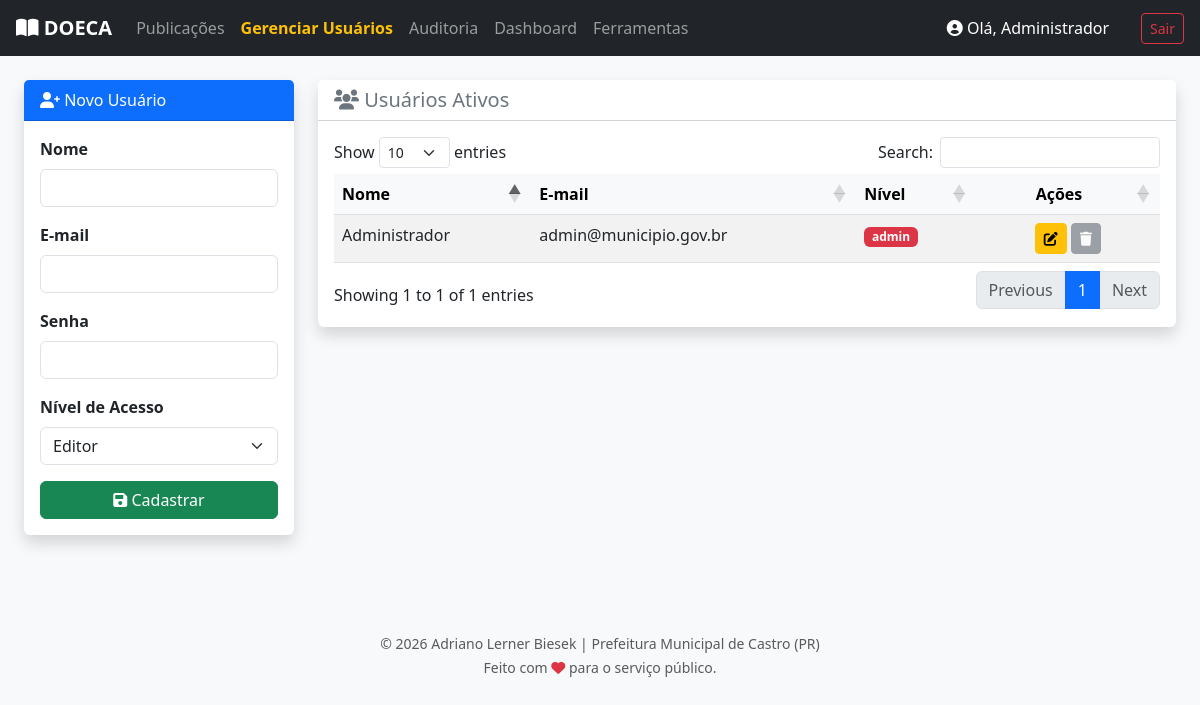
Page /admin/usuarios.php (signed in) on the earlier database version.
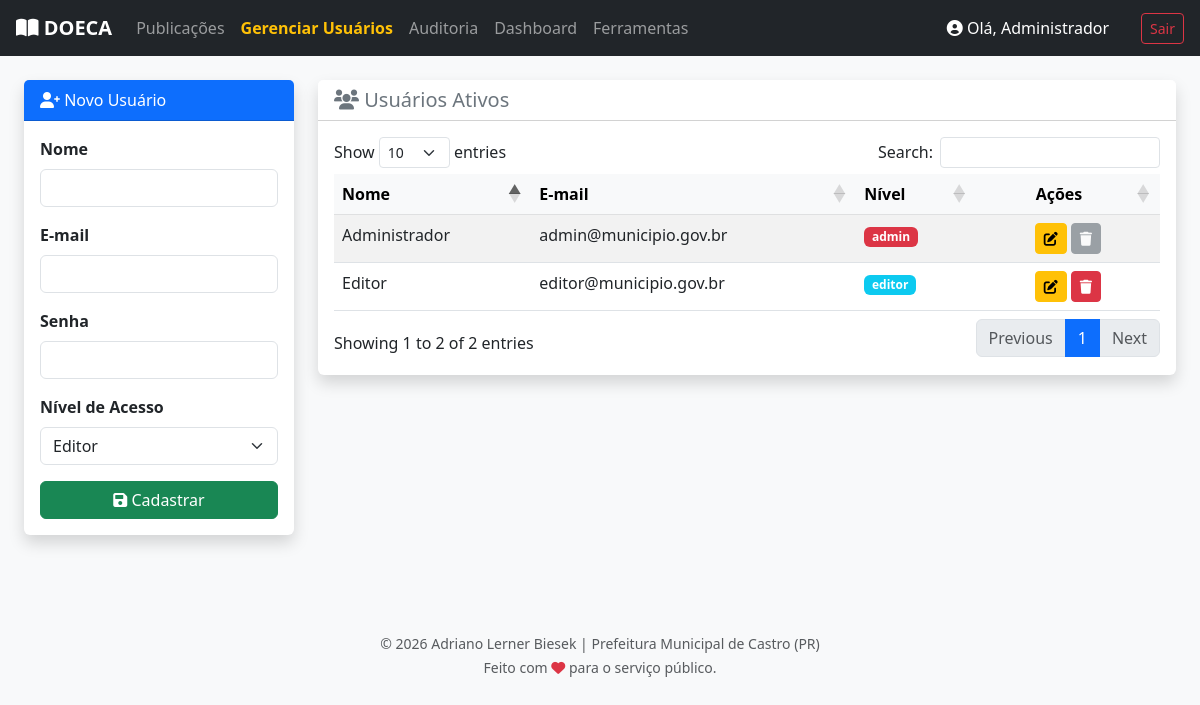
Same page on the later database version.
### tables this page shows
CREATE TABLE `usuarios` (
  `id` int(11) NOT NULL,
  `nome` varchar(100) NOT NULL,
  `email` varchar(100) NOT NULL,
  `senha` varchar(255) NOT NULL,
  `nivel` enum('admin','editor') DEFAULT 'editor',
  `criado_em` timestamp NOT NULL DEFAULT current_timestamp()
);

### admin/usuarios.php (the view, shortened to what this page needs)
<?php
require '../config.php';
?>
<!DOCTYPE html>
<html lang="pt-br">
<head>
    <link href="https://cdn.jsdelivr.net/npm/bootstrap@5.3.0/dist/css/bootstrap.min.css" rel="stylesheet">
    <link href="https://cdnjs.cloudflare.com/ajax/libs/font-awesome/6.0.0/css/all.min.css" rel="stylesheet">
    <link href="https://cdn.datatables.net/1.13.4/css/dataTables.bootstrap5.min.css" rel="stylesheet">
</head>
<body class="bg-light">
    <nav class="navbar navbar-expand-lg navbar-dark bg-dark mb-4 px-3">
        <a class="navbar-brand fw-bold" href="index.php"><i class="fas fa-book-open"></i> DOECA</a>
        <div class="collapse navbar-collapse" id="navbarNav">
            <ul class="navbar-nav me-auto">
                <li class="nav-item"><a class="nav-link" href="index.php">Publicações</a></li>
                <li class="nav-item"><a class="nav-link active fw-bold text-warning" href="usuarios.php">Gerenciar Usuários</a></li>
                <li class="nav-item"><a class="nav-link" href="historico.php">Auditoria</a></li>
                <li class="nav-item"><a class="nav-link" href="dashboard.php">Dashboard</a></li>
                <li class="nav-item"><a class="nav-link" href="ferramentas.php">Ferramentas</a></li>
            </ul>
            <span class="navbar-text me-3 text-white">
                <a href="perfil.php" class="navbar-text me-3 text-white text-decoration-none"
                    title="Alterar minha senha">
                    <i class="fas fa-user-circle"></i> Olá, <?php echo htmlspecialchars($_SESSION['usuario_nome']); ?>
                </a></span>
            <a href="logout.php" class="btn btn-outline-danger btn-sm">Sair</a>
        </div>
    </nav>
    <div class="container-fluid px-4">
        <div class="row">
            <div class="col-md-3 mb-4">
                <div class="card shadow border-0">
                    <div class="card-header bg-primary text-white">
                        <i class="fas fa-user-plus"></i> Novo Usuário
                    </div>
                    <div class="card-body">
                        <form method="POST">
                            <div class="mb-3">
                                <label class="form-label fw-bold">Nome</label>
                                <input type="text" name="nome" class="form-control" required>
                            </div>
                            <div class="mb-3">
                                <label class="form-label fw-bold">E-mail</label>
                                <input type="email" name="email" class="form-control" required>
                            </div>
                            <div class="mb-3">
                                <label class="form-label fw-bold">Senha</label>
                                <input type="password" name="senha" class="form-control" required>
                            </div>
                            <div class="mb-3">
                                <label class="form-label fw-bold">Nível de Acesso</label>
                                <select name="nivel" class="form-select">
                                    <option value="editor">Editor</option>
                                </select>
                            </div>
                            <button type="submit" name="cadastrar" class="btn btn-success w-100">
                                <i class="fas fa-save"></i> Cadastrar
                            </button>
                        </form>
                    </div>
                </div>
            </div>
            <div class="col-md-9">
                <div class="card shadow border-0">
                    <div class="card-header bg-white">
                        <h5 class="mb-0 text-secondary"><i class="fas fa-users"></i> Usuários Ativos</h5>
                    </div>
                    <div class="card-body">
                        <div class="table-responsive">
                            <table id="tabelaUsuarios" class="table table-striped table-hover" style="width:100%">
                                <thead class="table-light">
                                    <tr>
                                        <th>Nome</th>
                                        <th>E-mail</th>
                                        <th>Nível</th>
                                        <th class="text-center" width="150">Ações</th>
                                    </tr>
                                </thead>
                                <tbody>
                                    <?php
                                    $stmt = $pdo->query("SELECT id, nome, email, nivel FROM usuarios ORDER BY nome ASC");
                                    while ($u = $stmt->fetch(PDO::FETCH_ASSOC)) {
                                        $badge = ($u['nivel'] == 'admin') ? 'bg-danger' : 'bg-info';
                                        $botoes = "";
                                        $botoes .= "<a href='editar_usuario.php?id={$u['id']}' class='btn btn-sm btn-warning me-1' title='Editar'><i class='fas fa-edit'></i></a>";
                                        if ($u['id'] == $_SESSION['usuario_id']) {
                                            $botoes .= "<button class='btn btn-sm btn-secondary' disabled title='Você não pode se excluir'><i class='fas fa-trash'></i></button>";
                                        } else {
                                            $botoes .= "<a href='usuarios.php?excluir={$u['id']}' class='btn btn-sm btn-danger' title='Excluir' onclick=\"return confirm('Tem certeza que deseja excluir o usuário {$u['nome']}?');\"><i class='fas fa-trash'></i></a>";
                                        }
                                        echo "<tr>
                                                <td>" . htmlspecialchars($u['nome']) . "</td>
                                                <td>" . htmlspecialchars($u['email']) . "</td>
                                                <td><span class='badge {$badge}'>{$u['nivel']}</span></td>
                                                <td class='text-center'>{$botoes}</td>
                                              </tr>";
                                    }
                                    ?>
                                </tbody>
                            </table>
                        </div>
                    </div>
                </div>
            </div>
        </div>
    </div>
    <footer class="text-center mt-5 py-4 text-muted">
        <small>©
            <?php echo date('Y'); ?> Adriano Lerner Biesek | Prefeitura Municipal de Castro (PR)<br>Feito com <i
                class="fa fa-heart text-danger"></i> para o serviço público.
        </small>
    </footer>
</body>
</html>

Differences in the rows shown:
added usuarios: nome "Editor", email "editor@municipio.gov.br", nivel "editor"
Other differences:
text written by a page script: "Show entries Search: Showing 1 to 1 of 1 entries Previous 1 Next" → "Show entries Search: Showing 1 to 2 of 2 entries Previous 1 Next"
